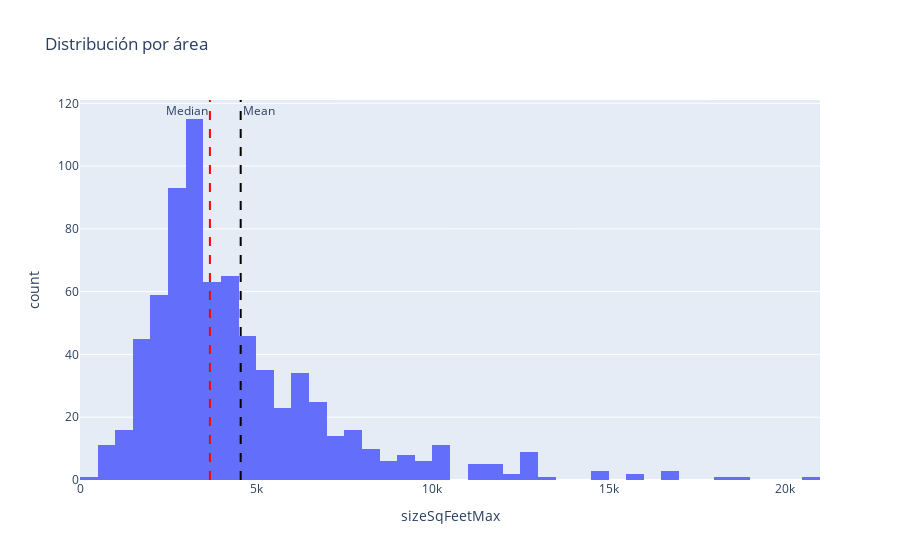

The cell this chart's notebook holds for it:
### Code cell
fig = px.histogram(
    subset, 
    x="sizeSqFeetMax", 
    nbins=100, 
    title="Distribución por área",
)

mean_value = subset["sizeSqFeetMax"].mean()
median_value = subset["sizeSqFeetMax"].median()

fig.add_vline(
    x=mean_value, 
    line=dict(color='black', dash='dash'), 
    annotation_text="Mean", 
    annotation_position="top right"
)
fig.add_vline(
    x=median_value, 
    line=dict(color='red', dash='dash'), 
    annotation_text="Median", 
    annotation_position="top left"
)

# Show the legend
fig.update_layout(legend_title_text="Metrics")
fig.show()

### Figure 1 — Plotly figure (JSON) as saved in the notebook; plotly's stock layout.template omitted (floating-point values rounded to 4 significant figures; data arrays with more than 128 entries replaced by an {"elided": "..."} marker saying what was removed)
{"data": [{"alignmentgroup": "True", "bingroup": "x", "hovertemplate": "sizeSqFeetMax=%{x}<br>count=%{y}<extra></extra>", "legendgroup": "", "marker": {"color": "#636efa", "pattern": {"shape": ""}}, "name": "", "nbinsx": 100, "offsetgroup": "", "orientation": "v", "showlegend": false, "type": "histogram", "x": {"elided": "735 int values"}, "xaxis": "x", "yaxis": "y"}], "layout": {"annotations": [{"showarrow": false, "text": "Mean", "x": 4559.0, "xanchor": "left", "xref": "x", "y": 1, "yanchor": "top", "yref": "y domain"}, {"showarrow": false, "text": "Median", "x": 3686, "xanchor": "right", "xref": "x", "y": 1, "yanchor": "top", "yref": "y domain"}], "barmode": "relative", "legend": {"title": {"text": "Metrics"}, "tracegroupgap": 0}, "shapes": [{"line": {"color": "black", "dash": "dash"}, "type": "line", "x0": 4559.0, "x1": 4559.0, "xref": "x", "y0": 0, "y1": 1, "yref": "y domain"}, {"line": {"color": "red", "dash": "dash"}, "type": "line", "x0": 3686, "x1": 3686, "xref": "x", "y0": 0, "y1": 1, "yref": "y domain"}], "title": {"text": "Distribución por área"}, "xaxis": {"anchor": "y", "domain": [0, 1], "title": {"text": "sizeSqFeetMax"}}, "yaxis": {"anchor": "x", "domain": [0, 1], "title": {"text": "count"}}}}
